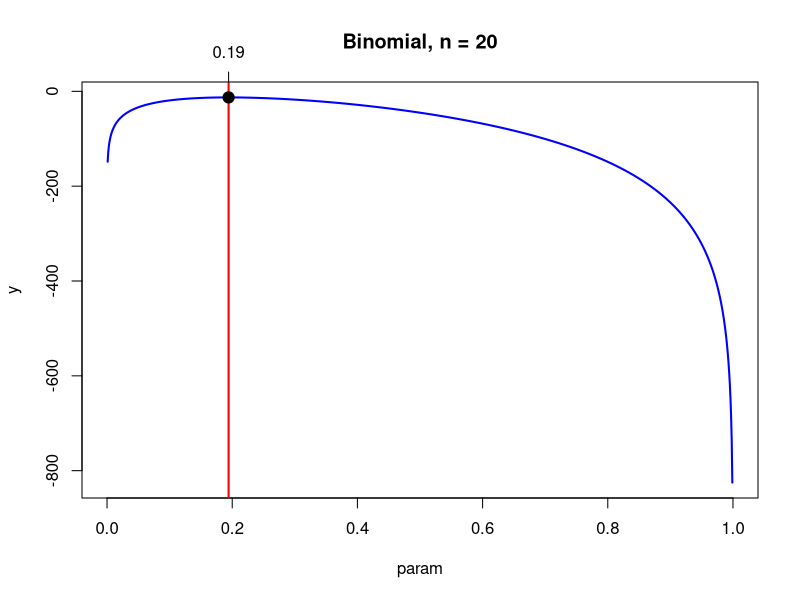
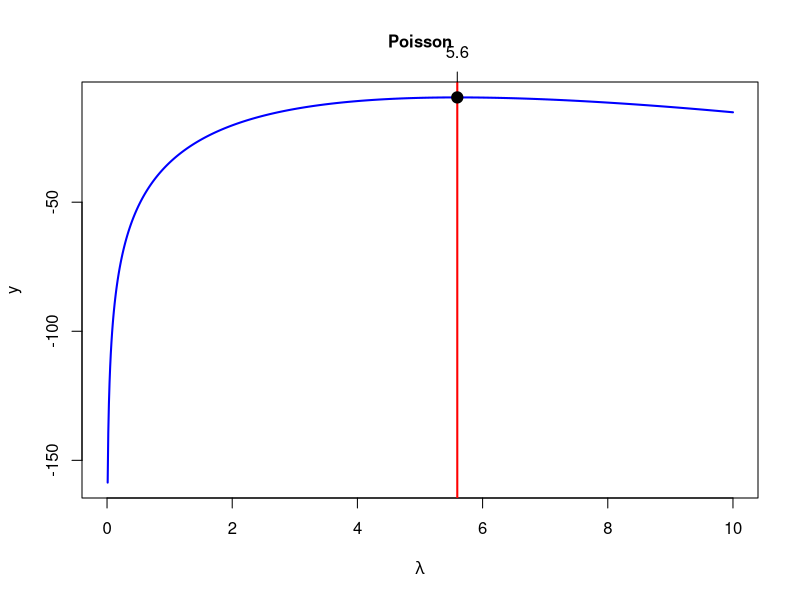

Write R code to recreate these figures, in order.
## ---- chunk 1
knitr::opts_chunk$set(echo = TRUE)
## ---- chunk 2
getwd()
## ---- chunk 3
mymaxlik=function(lfun,x,param,...){
# how many param values are there?
np=length(param)
# outer -- notice the order, x then param
# this produces a matrix – try outer(1:4,5:10,function(x,y) paste(x,y,sep=" "))   to understand
z=outer(x,param,lfun) # A 
# z is a matrix where each x,param is replaced with the function evaluated at those values
y=apply(z,2,sum)

# y is a vector made up of the column sums
# Each y is the log lik for a new parameter value
plot(param,y,col="Blue",type="l",lwd=2,...)
# which gives the index for the value of y >= max.
# there could be a max between two values of the parameter, therefore 2 indices
# the first max will take the larger indice
i=max(which(y==max(y))) # B
abline(v=param[i],lwd=2,col="Red")

# plots a nice point where the max lik is
points(param[i],y[i],pch=19,cex=1.5,col="Black")
axis(3,param[i],round(param[i],2))
#check slopes. If it is a max the slope should change sign from + to 
# We should get three + and two -vs
ifelse(i-3>=1 & i+2<=np, slope<-(y[(i-2):(i+2)]-y[(i-3):(i+1)])/(param[(i-2):(i+2)]-param[(i-3):(i+1)]),slope<-"NA")
return(list(i=i,parami=param[i],yi=y[i],slope=slope))
}

## ---- chunk 4
#dbinom(x = y1,size = 20,prob = p)*dbinom(x = y2,size = 20,prob = p)*dbinom(x = y3,size = 20,prob = p)*dbinom(x = y4,size = 20,prob = p)*dbinom(x = y5,size = 20,prob = p)*dbinom(x = y6,size = 20,prob = p)*dbinom(x = y7,size = 20,prob = p)*dbinom(x = y8,size = 20,prob = p)
## ---- chunk 5
logbin=function(x,param) log(dbinom(x,prob=param,size=20))
y = c(3,3,4,3,4,5,5,4)
mymaxlik(lfun = logbin,x = y,param=seq(0,1,length=1000), main = "Binomial, n = 20")
## ---- chunk 6
y=c(4,6,7,6,5)
logpoiss=function(x,param) log(dpois(x,lambda=param)) 
mymaxlik(x=y,param=seq(0,10,length=1000),lfun=logpoiss,xlab=expression(lambda),main="Poisson",cex.main=1)
